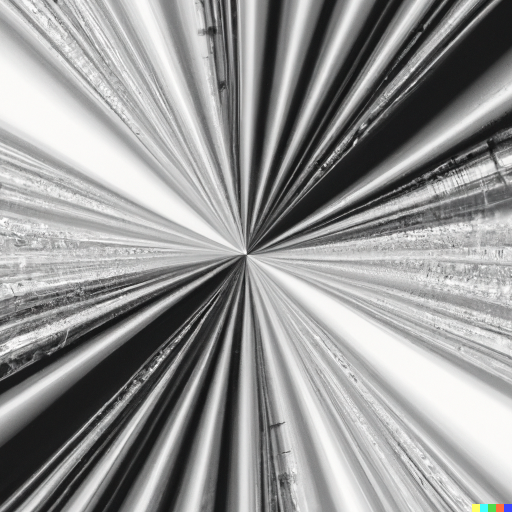
#> input picture project/data_project/project_description/solution_example.png, 1024 x 1024 px, given as the content of the folder data_project/train2_solutions, which was not available (shown at 1/2 size)
$ jupyter execute --allow-errors features.ipynb   (older library calls are emulated)
#> lines starting #> are read from the running program, lines starting #| are printed output that depends on the picture; after the words box and inside, x2 and y2 are one past the last pixel; in counts of white or black regions, pixels touching at a corner belong together; pictures that were not available may be replaced by others from this repository, and a replacement may not be noted
### project/utils.py
import os
from PIL import Image
import numpy as np


def load_input_image(image_index, folder="train2", path="data_project"):
    filename = "train_{}.png".format(str(image_index).zfill(2))
    im = Image.open(os.path.join(path, folder, filename)).convert("RGB")
    return np.array(im)


# [133 lines left out: functions export_solutions, save_mask, save_feature_map, save_cluster, save_solved_puzzles, save, not called in this run]

### project/features.ipynb
[cell 1]
import matplotlib.pyplot as plt
import numpy as np
from scipy import ndimage as ndi
import cv2
from PIL import Image
import os
import random

import skimage
from skimage import data
from skimage.color import rgb2hsv, rgb2gray
from utils import load_input_image
from segmentation import Segmentation

[cell 2]
def load_textures(folder="train2_solutions", path="data_project"):
#> called with folder = 'train2_solutions', path = 'data_project'
    paths = os.path.join(path, folder)
    files = os.listdir(paths)
    list_textures = []
    for file in files:
        if file.startswith("solution"):
            im = Image.open(f"{paths}/{file}").convert("RGB")
#> im is the input picture: PIL image 1024x1024 RGB; mean R, G, B 150.2, 150.3, 150
            list_textures.append(np.array(im))
    return list_textures

[cell 3]
textures = load_textures()
#> textures = 1 item

[cell 4]
from scipy.spatial import cKDTree

# [7 lines left out: function findDistancesTree, not called in this run]

[cell 5]
import numpy as np
from scipy.ndimage import distance_transform_edt

def create_nearest_white_pixel_map(image):
    # Invert the image so that white pixels become 0 and black pixels become 1
    inverted_image = np.logical_not(image)

    # Compute the distance map using the distance_transform_edt function
    distance_map = distance_transform_edt(inverted_image)

    # Invert the distance map and cast it to an integer type
    nearest_white_pixel_map = distance_map.astype("int")

    return nearest_white_pixel_map

# Example usage
# Assuming you have a binary image represented by a 2D numpy array
binary_image = np.array([
    [0,1, 0, 0, 0, 0],
    [0,0, 1, 1, 1, 0],
    [0,0, 1, 0, 1, 0],
    [0,0, 1, 1, 1, 0],
    [0,0, 0, 0, 0, 0]
])

nearest_white_pixel_map = create_nearest_white_pixel_map(binary_image)
print(nearest_white_pixel_map)

[cell 6]
l = 0
fig, axes = plt.subplots(4, 8, figsize=(15, 10))

bin_imgs = []
distance_maps = []

for img, ax in zip(textures, axes.ravel()):
    index1 = random.randint(0, 2 * 128)
    index2 = random.randint(0, 2 * 128)
    transform = np.fft.fft2(rgb2gray(img[index1 : 128 + index1, index2 : 128 + index2]))
    fshift = np.fft.fftshift(transform)
    bout_d_image = np.log(np.abs(fshift[50:-50, 50:-50]))>5.5
    bin_imgs.append(bout_d_image)
    distance = create_nearest_white_pixel_map(bout_d_image)
    distance_maps.append(distance)


    ax.imshow(bout_d_image, cmap="gray")

    ax.axis("off")
    ax.set_title(
        (
            round(np.mean(distance),3),
            round(np.std(distance), 3),
        )
    )  # [l:-l,l:-l]
#> this loop made 1 pass
#> (index1, index2) on pass 1: (197, 215)
#> pass 1, `bout_d_image = np.log(np.abs(fshift[50:-50, 50:-50]))>5.5`:
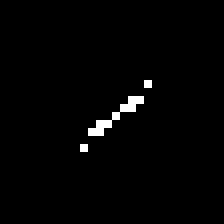
#> bout_d_image: shape (28, 28) bool (shown 8 times larger); 1.4% white in thin lines or dots, all inside (x1, y1, x2, y2) = (10, 10, 19, 19)
#> pass 1, in create_nearest_white_pixel_map (call 2), `distance_map = distance_transform_edt(inverted_image)`:
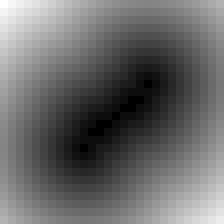
#> distance_map: shape (28, 28) float64 (shown 8 times larger); min 0, max 19.21, mean 7.96; drawn with min black and max white
#> after the loop, bin_imgs = 1 item; distance_maps = 1 item
axes[3, 7].axis("off")
plt.show()

for map in distance_maps:
    distances = [np.sum(map[b]) for b in bin_imgs]
    print(distances)
    break
#> this loop made 1 pass
#> distances on pass 1: [0]
#| [0]

[cell 7]
fig, axes = plt.subplots(4,8, figsize=(15,10))
for img,ax in zip(textures,axes.ravel()):
    index1 = random.randint(0, 2*128)
    index2 = random.randint(0, 2*128)
    ax.imshow(img[index1:128+index1,index2:128+index2])
    ax.axis("off")
#> this loop made 1 pass
#> (index1, index2) on pass 1: (20, 132)
axes[3,7].axis("off")
plt.show()
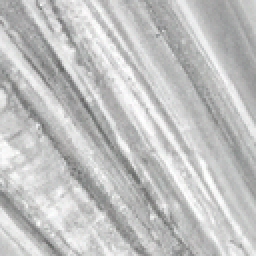
#> shown: shape (128, 128, 3) (shown 2 times larger); mean R, G, B 193.2, 193.4, 193.1

#> (a cell that did not finish here is left out)

#> call 2 of load_input_image, with image_index = 1, folder = 'train2', path = 'data_project'
#> in load_input_image (call 2), `filename = "train_{}.png".format(str(image_index).zfill(2))`: filename = 'train_01.png'
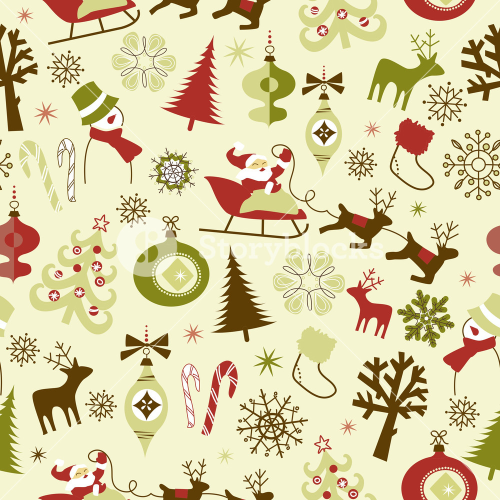
#> input picture project/data_project/project_description/solution_example2.jpg, 1000 x 1000 px, given in place of train_01.png, which was not available (shown at 1/2 size)
#> in load_input_image, im is the input picture: PIL image 1000x1000 RGB; mean R, G, B 219.2, 207.7, 167.3

[cell 9]
gamma = 0.5
#> gamma = 0.5
phi = np.pi / 2
#> phi = 1.57
nth = 1
theta = 0

ksize = [20, 35, 50]
freqs = [1,3]

fig, axs = plt.subplots(len(ksize), len(freqs))
for i, k in enumerate(ksize):
    sigma = 2 * k / 10
    for j, f in enumerate(freqs):
        lamda = k / f
        kernel = cv2.getGaborKernel((k, 2*k), sigma, theta, lamda, gamma, phi)
        kernel_pad = np.pad(
            kernel,
            (
                ((max(ksize) - k) , (max(ksize) - k) ),
                ((max(ksize) - k) //2, (max(ksize) - k) // 2),
            ),
            constant_values=0,
        )
        axs[i, j].imshow(kernel_pad)
        axs[i, j].axis("off")
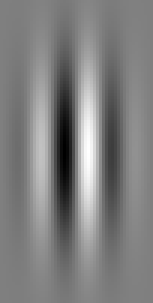
#> kernel: shape (101, 51) float64 (shown 3 times larger); min -0.921, max 0.921, mean -2.11e-18; drawn with min black and max white
plt.tight_layout()
plt.show()
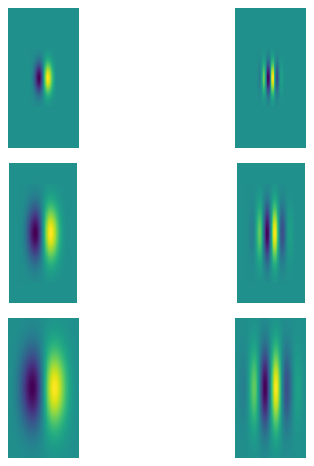
#> figure drawn by matplotlib, 6 panels
